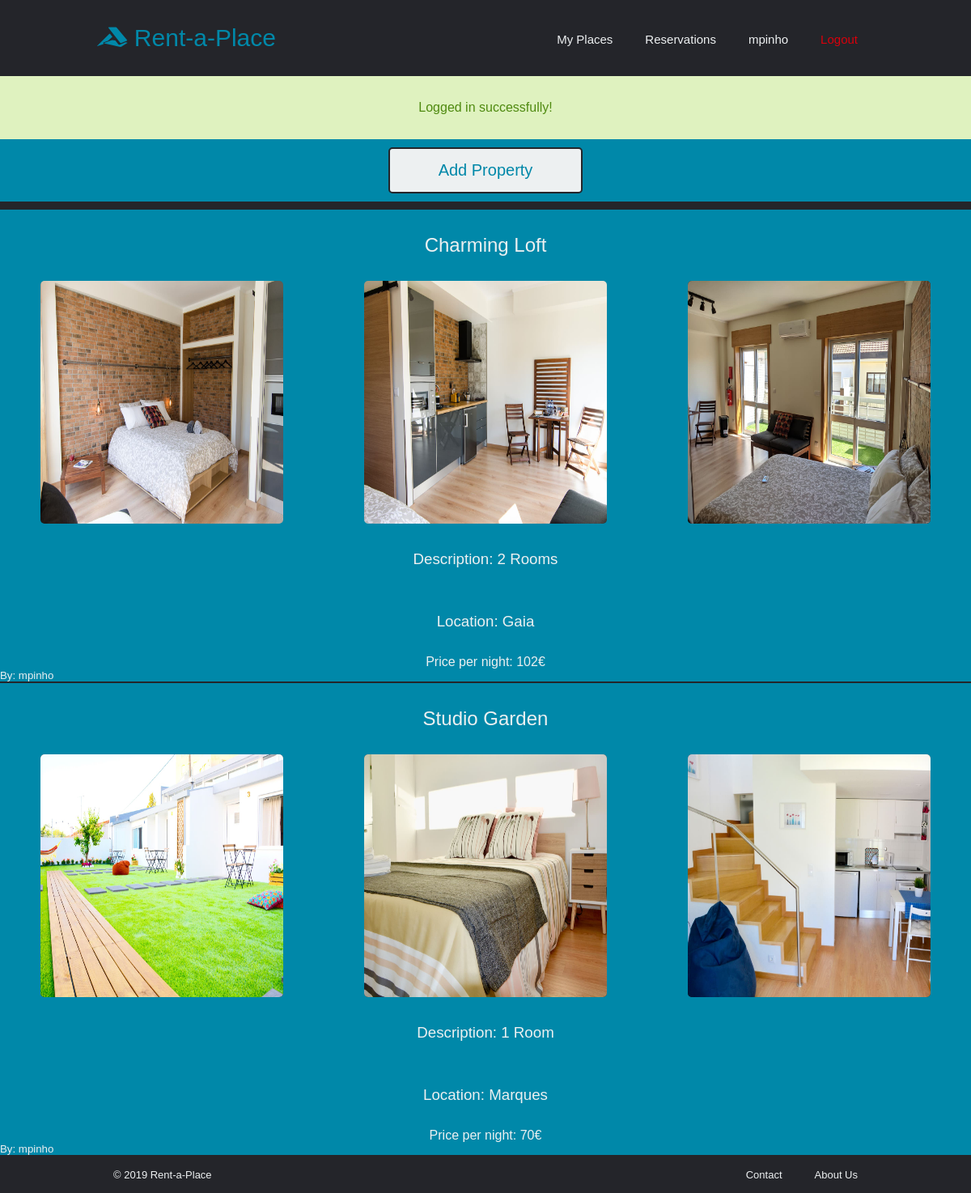
Before: /pages/manage.php (signed in) with the older database file.
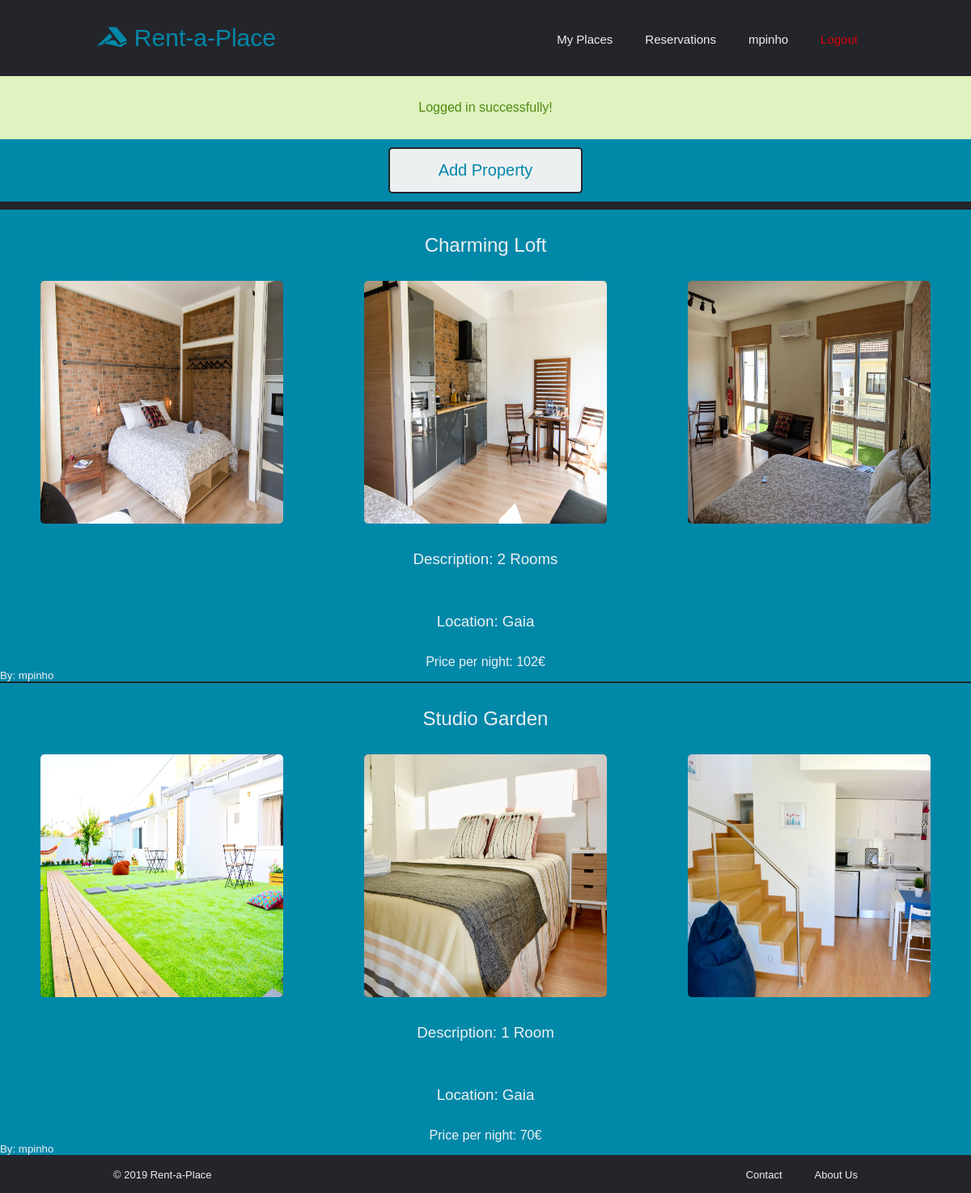
After: the same page with the newer database file.
### tables this page shows
CREATE TABLE Properties (id INTEGER PRIMARY KEY, ownerID INTEGER NOT NULL REFERENCES Owners (id) ON UPDATE CASCADE, price FLOAT NOT NULL, title VARCHAR NOT NULL, location VARCHAR NOT NULL, description VARCHAR NOT NULL, availabilityStart DATE, availabilityEnd DATE);

CREATE TABLE Photos (
    id          INTEGER PRIMARY KEY,
    description VARCHAR NOT NULL,
    propertyID  INTEGER REFERENCES Properties (id) ON UPDATE CASCADE,
    path        TEXT    NOT NULL
);

CREATE TABLE Users (id INTEGER PRIMARY KEY, username VARCHAR NOT NULL UNIQUE, email VARCHAR NOT NULL UNIQUE, password VARCHAR NOT NULL, name VARCHAR NOT NULL, profilePicture TEXT);

### pages/manage.php (called while the page is built, shortened)
<?php
  include_once('../templates/common/tpl_common.php');
  include_once('../templates/common/tpl_rental.php');
  include_once('../database/db_rental.php');
  $rentals = getProperties($_SESSION['username']);
  draw_header($_SESSION['username']);
  draw_add();
  draw_rentals($rentals);
  draw_footer();

### database/db_rental.php (called while the page is built, shortened)
<?php
    include_once('../database/db_user.php');
  function getProperties($username)
  {
      $db = Database::instance()->db();
      $user = getUser($username);
      $stmt = $db->prepare('SELECT * FROM Properties WHERE ownerID = ?');
      $stmt->execute(array($user['id']));
      return $stmt->fetchAll();
  }
  function getPropertyPhotos($property_id)
  {
      $db = Database::instance()->db();
      $stmt = $db->prepare('SELECT * FROM Photos WHERE propertyID = ?');
      $stmt->execute(array($property_id));
      return $stmt->fetchAll();
  }

### database/db_user.php (called while the page is built, shortened)
<?php
  function getUser($username)
  {
      $db = Database::instance()->db();
      $stmt = $db->prepare('SELECT * FROM Users WHERE username = ?');
      $stmt->execute(array($username));
      return $stmt->fetch();
  }
  function getUserbyID($id)
  {
      $db = Database::instance()->db();
      $stmt = $db->prepare('SELECT * FROM Users WHERE id = ?');
      $stmt->execute(array($id));
      return $stmt->fetch();
  }

### templates/common/tpl_rental.php (the view)
<?php
include_once('../database/db_rental.php');
include_once('../database/db_user.php');
function draw_rentals($rentals)
{
    ?>
  <section class="rentals">
  <?php
    foreach ($rentals as $rental) {
        draw_rental($rental);
    } ?>
  </section>
<?php
} ?>
<?php function draw_add()
    {
        ?>
  <section class="add_menu">
    <button type="button" onclick="window.location.href='../pages/addproperty.php'" >Add Property</button>
  </section>
<?php
    } ?>
<?php function draw_rental($rental)
    {
        ?>
<a href="property.php?id=<?=$rental['id']?> " class="rental">
<article>
  <header>
    <h2><?=$rental['title']?></h2>
  </header>
  <main>
    <?php
    $photos = getPropertyPhotos($rental['id']); ?>
    <div class="row">
    <?php foreach ($photos as $photo) { ?>
      <div class="column">
        <img alt="Property Image" src="../images/properties/<?php echo $photo['path']; ?>"/>
        </div>
    <?php } ?>
    </div>
    <h3>Description: <?=$rental['description']?></h3>
    <h3>Location: <?=$rental['location']?></h3>
    <h4>Price per night: <?=$rental['price']?>€</h4>
  </main>
  <?php
  $username = getUserbyID($rental['ownerID']);
      ?>
  <footer>
    <h5>By: <?=$username['username']?></h5>
  </footer>
</article>
</a>
<?php
    } ?>

### templates/common/tpl_common.php (shortened to what this page needs)
<?php function draw_header($username)
{
     ?>
  <!DOCTYPE html>
  <html>
    <head>
    <link rel="stylesheet" type="text/css" href="../css/header.css">
    <link rel="stylesheet" type="text/css" href="../css/style.css">
    <link rel="stylesheet" type="text/css" href="../css/footer.css">
    <link rel="stylesheet" type="text/css" href="../css/auth.css">
    <link rel="stylesheet" type="text/css" href="../css/profile.css">
    <link rel="stylesheet" type="text/css" href="../css/aboutus.css">
    <link rel="stylesheet" type="text/css" href="../css/rental.css">
    <link rel="stylesheet" type="text/css" href="../css/property.css">
    <link rel="stylesheet" type="text/css" href="../css/contact.css">
    <link rel="stylesheet" type="text/css" href="../css/search.css">
</head>
    <body>
      <header class="main_header">
        <nav>
        <?php if ($username != null) { ?>
          <ul id="header_links">
              <li><h1><a href="login.php" ><i class="fab fa-accusoft"></i> Rent-a-Place</a></h1></li>
              <li class="right_links"><a id="logout" href="../actions/action_logout.php">Logout</a></li>
              <li class="right_links"><a href="profile.php"><?=$username?></a></li>
              <li class="right_links"><a href="reservations.php">Reservations</a></li>
              <li class="right_links"><a href="manage.php">My Places</a></li>
            </ul>
        <?php } else { ?>
          <ul id="header_links">
              <li><h1><a href="login.php" ><i class="fab fa-accusoft"></i> Rent-a-Place</a></h1></li>
            </ul>
        <?php  } ?>
        </nav>
      </header>
      <?php if (isset($_SESSION['messages'])) {?>
        <section id="messages">
          <?php foreach ($_SESSION['messages'] as $message) { ?>
            <div class="<?=$message['type']?>"><?=$message['content']?></div>
          <?php } ?>
        </section>
      <?php unset($_SESSION['messages']); } ?>
<?php
} ?>
<?php function draw_footer()
    {
          ?>
    <footer class="main_footer">
        <ul id="footer_links">
            <li>
            &copy; 2019 Rent-a-Place
            </li>
            <li class="footer_right">
                <a href="aboutus.php">About Us</a>
            </li>
            <li class="footer_right">
                <a href="contact.php">Contact</a>
            </li>
        </ul>
    </footer>
  </body>
</html>
<?php
    } ?>

### css/header.css (style rules this page uses)
.main_header { margin: 30px 10%; }
#header_links { list-style: none; }
#header_links li { display: inline-block; }
h1 a { font-size: 30px; text-decoration: none; transition: all 0.3s ease 0s; color: #0088a9; }
.right_links { float: right; padding: 0px 20px; margin-top: 10px; }
.right_links a { transition: all 0.3s ease 0s; font-size: 15px; color: #edf0f1; text-decoration: none; }
.right_links #logout { color: #d8000c; }
body > #messages div { width: 100%; padding: 30px 10%; text-align: center; }
body > #messages .success { color: #4f8a10; background-color: #dff2bf; }

### css/style.css (style rules this page uses)
* { box-sizing: border-box; margin: 0; padding: 0; background-color: #24252a; font-family: "Montserrat", sans-serif; font-weight: 500; }

### css/footer.css (style rules this page uses)
.main_footer { color: #edf0f1; padding: 15px 10%; font-size: 13px; }
#footer_links li { display: inline-block; padding: 0px 20px; }
.footer_right { float: right; }
.footer_right a { text-decoration: none; color: #edf0f1; transition: all 0.3s ease 0s; }

### css/auth.css (style rules this page uses)
h2 { color: #edf0f1; background-color: #0088a9; padding: 30px 10%; text-align: center; }

### css/aboutus.css (style rules this page uses)
h3 { color: #edf0f1; background-color: #0088a9; padding: 30px 10%; }

### css/rental.css (style rules this page uses)
.rental { transition: all 0.3s ease 0s; color: #edf0f1; text-decoration: none; background-color: #0088a9; }
.rental article { border-bottom: 2px solid #24252a; }
.rental h3 { margin-top: -5px; text-align: center; }
.rental h4 { text-align: center; color: #edf0f1; background-color: #0088a9; }
.rental h5 { background-color: #0088a9; color: #edf0f1; }
.rental img { width: 300px; height: 300px; border-radius: 5px; }
.rental .row { width: 100%; display: inline-block; background-color: #0088a9; }
.rental .column { float: left; width: 33.33%; text-align: center; background-color: #0088a9; }
.rental header { background-color: #0088a9; }
.rental h2 { text-align: center; }
.add_menu { background-color: #0088a9; margin-bottom: 10px; padding-top: 10px; padding-bottom: 10px; }
.add_menu button { color: #0088a9; font-size: 20px; font-weight: 500; padding: 15px 20px; border: 2px solid #24252a; border-radius: 5px; cursor: pointer; background-color: #edf0f1; transition: all 0.3s ease 0s; width: 20%; text-align: center; display: block; margin-left: auto; margin-right: auto; }

Changed rows visible on the page:
changed properties "Studio Garden": location "Marques" → "Gaia"
